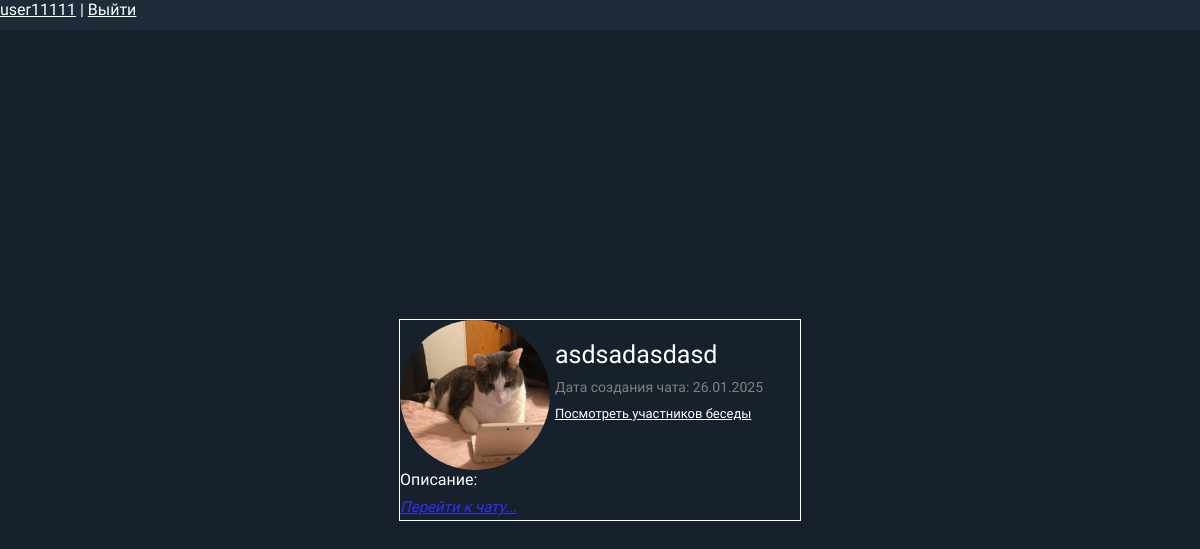
The page /moreinfo/49 (signed in) on the database its author committed.
### API/models.py (models this page shows, shortened)
class Chat(models.Model):
    name = models.CharField(max_length=100)
    admin = models.ForeignKey(Account, on_delete=models.CASCADE, null=True, default=None, related_name='chatadmin')
    is_private = models.ForeignKey('PrivateChat', null=True, default=None, on_delete=models.CASCADE,
                                   verbose_name='Приватный чат', related_name='chatseconduser')
    about = models.TextField(blank=True, null=True)
    chat_photo = models.ImageField(upload_to='photo/chat/%Y/%m/%d',
                                    default='photo/chat/default/Аватарка чата по умолчанию.jpg',
                                    verbose_name='Фото чата', null=True)
    time_create = models.DateTimeField(auto_now_add=True)
    class Meta:
        verbose_name = 'Чат'
        verbose_name_plural = 'Чаты'
        ordering = ['id']

### front/views.py (the view)
# urls.py: re_path(r'^moreinfo/(?P<chat_id>\d+)$', views.MoreInfo.as_view(), name='moreinfo'),
class MoreInfo(LoginRequiredMixin, generic.DetailView):
    pk_url_kwarg = 'chat_id'
    template_name = 'moreinfo.html'
    context_object_name = 'chat'
    def get_object(self, queryset=None):
        obj = Chat.objects.get(id = self.kwargs['chat_id'])
        return obj
    def get_context_data(self, **kwargs):
        context = super().get_context_data(**kwargs)
        context['title'] = f'Больше информации о чате {Chat.objects.get(id = self.kwargs["chat_id"]).name}'
        return context
    def dispatch(self, request, *args, **kwargs):
        if not Chat.objects.filter(id=self.kwargs['chat_id'], is_private = None).exists():
            return render(request, 'chatnotexists.html', context={'title' : 'Данного чата не существует'})
        return super(MoreInfo, self).dispatch(request, *args, **kwargs)

### templates/moreinfo.html (shortened to what this page needs)
{% extends 'flatpages/default.html' %}
{% load static %}
{% block css %}
{% static 'css/moreinfo.css' %}
{% endblock %}
{% block content %}
<div id="moreinfo">
    <div id="info">
        <span id="chat_photo"><img src = "{{chat.chat_photo.url}}"></span>
        <div id="name">{{chat.name}}</div>
        <p id="time">Дата создания чата: {{chat.time_create|date:"d.m.Y"}}</p>
        <div id="show"><a href="{% url 'show_participants' chat.id %}">Посмотреть участников беседы</a></div>
        <div id="about">Описание:<br>{{chat.about}}</div>
        <div id="tochat"><a href="{% url 'chat' chat.id %}">Перейти к чату...</a></div>
    </div>
</div>
{% endblock %}

### templates/flatpages/default.html (shortened to what this page needs)
{% load static %}
<!DOCTYPE html>
<html lang="en">
<head>
    <link href="{% block css %}{% endblock %}" rel="stylesheet" />
</head>
<body>
<div id="header" style="background-color: #1e2c3a; height: 30px; width: auto; position:relative;
left: 0;right: 0;top: 0;bottom: 0; z-index: 1000">
    {% if user.is_authenticated %}
    <a href="{% url 'main page' user.username %}" style="background-color: #1e2c3a">{{user.username}}</a> | <a href="{% url 'registration:logout' %}" style="background-color: #1e2c3a">Выйти</a>
    {% else %}
    <a href="{% url 'registration:login' %}">Войти</a> | <a href="{% url 'registration:registration' %}">Регистрация</a>
    {% endif %}
</div>
{% block content %}
{% endblock %}
</body>
</html>

### static/css/moreinfo.css (style rules this page uses)
#moreinfo { display: flex; justify-content: center; align-items: center; }
#info { min-width: 400px; width: auto; min-height: 200px; height: auto; font-size: 25px; border: 1px solid white; }
#chat_photo img { width: 150px; height: 150px; border-radius: 75px; margin-right: 5px; float: left; }
#about { clear: both; font-size: 16px; }
#time { color: grey; font-size: 14px; margin-left: 150px; }
#name { margin-top: 20px; margin-bottom: 10px; min-height: 10px; height: auto; width: auto; min-width: 10px; margin-left: 150px; }
#tochat a { color: rgb(47, 47, 250); font-size: 15px; font-style: italic; }
#show a { font-size: 13px; text-align: left; }

### templates/flatpages/default.html (style rules this page uses)
* { margin: 0; padding: 0; background-color: #17212b; color: white; font-family: "Ledger", serif; font-weight: 400; font-style: normal; }

### rows shown on the page
Chat: chat_photo (picture), name "asdsadasdasd", time_create "26.01.2025"

### other values the page prints
{{ user.username }} "user11111"
